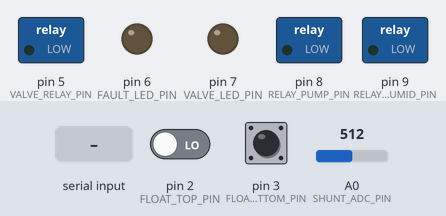
This sketch was run on a simulated Arduino Uno, built with avr-gcc and run on an emulated ATmega328P. Shown: switched loads named in the sketch (green lamp = pin HIGH), output pins drawn as LEDs (lit = HIGH). The test bench sets the inputs (shaded band); at power-on: pin 3 (FLOAT_BOTTOM_PIN) LOW, A0 (SHUNT_ADC_PIN) = 512, pin 2 (FLOAT_TOP_PIN) LOW. EEPROM starts erased; what the sketch prints to the serial monitor is not drawn.

Above: at 0.1 s.
At 1.4 s:
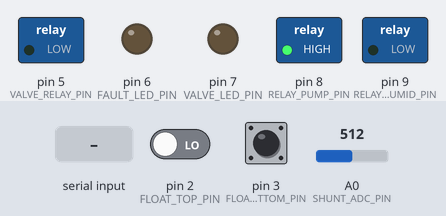
1.5 s: pin 3 (FLOAT_BOTTOM_PIN) pulled HIGH for 3.2 s
At 3.7 s:
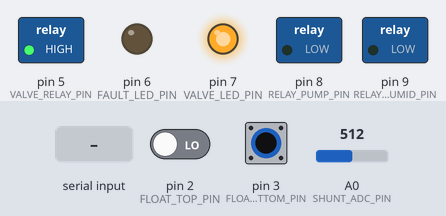
7.7 s: A0 (SHUNT_ADC_PIN) set to 306
10.7 s: A0 (SHUNT_ADC_PIN) set to 796
13.4 s: A0 (SHUNT_ADC_PIN) set to 826
16.4 s: "C" received over Serial
17.9 s: "R" received over Serial
Timing chart, 0 to 20.4 s (numbered marks = the images above; inputs shaded):
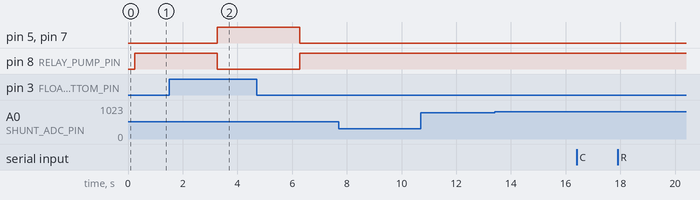

The sketch:

for_how_long_the_motor_runs.ino
```cpp
#include <Arduino.h>
#include <EEPROM.h>

/* ======= PINS (Nano/UNO) ======= */
const int FLOAT_TOP_PIN    = 2;   // external pull-up to +5V; switch to GND
const int FLOAT_BOTTOM_PIN = 3;   // external pull-up to +5V; switch to GND
const int RELAY_PUMP_PIN   = 8;   // pump relay IN/driver
const int RELAY_HUMID_PIN  = 9;   // humidifier relay IN/driver

// >>> Relay polarity
const bool RELAY_PUMP_ACTIVE_LOW  = false;  // false=active-HIGH, true=active-LOW
const bool RELAY_HUMID_ACTIVE_LOW = true;   // active-LOW module

/* ======= FAULT LED ======= */
const int  FAULT_LED_PIN          = 6;
const bool FAULT_LED_ACTIVE_HIGH  = true;
inline void setFaultLED(bool on) {
  digitalWrite(FAULT_LED_PIN, FAULT_LED_ACTIVE_HIGH ? (on ? HIGH : LOW) : (on ? LOW : HIGH));
}

/* ======= VALVE CONTROL (12V NC valve via relay; LED mirror) ======= */
// NC valve: de-energized = CLOSED (default); energized = OPEN
const int  VALVE_RELAY_PIN        = 5;       // <--- set to your free pin that drives valve relay IN
const bool VALVE_ACTIVE_LOW       = false;   // true if your relay board is low-trigger (LOW=ON)
const int  VALVE_LED_PIN          = 7;       // LED mirror on breadboard; set -1 to disable
const bool VALVE_LED_ACTIVE_HIGH  = true;    // false if LED ON when pin LOW
const uint32_t VALVE_OPEN_PULSE_MS = 60000UL; // 60 s valve open after pump stops (set 0 to disable)
bool     valveIsOpen       = false;          // true when coil energized (valve OPEN)
uint32_t valveOpenUntilMs  = 0;

inline void setValveCoil(bool energize) {
  digitalWrite(VALVE_RELAY_PIN,
               VALVE_ACTIVE_LOW ? (energize ? LOW : HIGH)
                                : (energize ? HIGH : LOW));
  if (VALVE_LED_PIN >= 0) {
    digitalWrite(VALVE_LED_PIN,
                 VALVE_LED_ACTIVE_HIGH ? (energize ? HIGH : LOW)
                                       : (energize ? LOW  : HIGH));
  }
}
inline void valveOpen()  { setValveCoil(true);  valveIsOpen = true; }
inline void valveClose() { setValveCoil(false); valveIsOpen = false; }

/* ======= ADC (shunt on Node X) ======= */
const int  SHUNT_ADC_PIN    = A0;           // Node X (pump side of 1Ω)
const bool USE_INTERNAL_ADC_REF = true;     // use internal ref for small voltages

/* ======= NOISE / TIMING GUARDS ======= */
const uint16_t FLOAT_FILTER_MS   = 150;     // must be stable this long
const uint32_t MIN_DWELL_MS      = 3000;    // min ON/OFF runtime (anti-chatter)
const uint32_t FAULT_BLANK_MS    = 700;     // ignore inrush for sensing

/* ======= FLOW VERIFY (AVERAGE over 5 s) ======= */
/* After inrush, sample for 5 s. If average >= 500 mV (0.50 V) => no-flow/blocked => EMERGENCY STOP */
const uint16_t FLOW_BAD_mV    = 500;        // threshold for no-flow (avg >= 0.50 V)
const uint32_t FLOW_VERIFY_MS = 5000;       // averaging window
const uint8_t  ADC_SAMPLES    = 12;         // per-read averaging

/* ======= EEPROM ADDRS ======= */
const int EE_ADDR_FAULT      = 0;            // 1 byte
const uint8_t EE_FAULT_CLEAR = 0x00;
const uint8_t EE_FAULT_SET   = 0xF1;
const int EE_ADDR_TOTAL_SEC  = 1;            // 4 bytes at 1..4 (lifetime ON seconds)
const int EE_ADDR_BOOT_COUNT = 10;           // 4 bytes at 10..13 (power-up counter)

/* ======= SESSION LOG (per power cycle) ======= */
/*
  EEPROM layout from EE_ADDR_SESSION_BASE:
  header: magic(uint32), head(uint8), count(uint8), rsv(uint16) = 8 bytes
  entry : bootNo(uint32), runSec(uint32), starts(uint16)       = 10 bytes
*/
const int EE_ADDR_SESSION_BASE = 200;
const uint32_t SESSION_MAGIC   = 0xC0FFEE51;
const uint8_t  MAX_SESSIONS    = 30;

struct SessionHeader {
  uint32_t magic;
  uint8_t  head;
  uint8_t  count;
  uint16_t rsv;
};
struct SessionEntry {
  uint32_t bootNo;   // which boot this session corresponds to
  uint32_t runSec;   // total ON seconds in this power cycle
  uint16_t starts;   // times pump turned ON in this power cycle
};

/* Global session state stored in EEPROM */
SessionHeader sessHdr;
uint8_t sessIndexCurrent = 0xFF; // where current session lives

/* Wrap helpers in a class to avoid Arduino auto-prototypes */
struct SessionStore {
  static int entryAddr(uint8_t idx) {
    return EE_ADDR_SESSION_BASE + sizeof(SessionHeader) + idx * sizeof(SessionEntry);
  }
  static void readHeader() {
    EEPROM.get(EE_ADDR_SESSION_BASE, sessHdr);
    if (sessHdr.magic != SESSION_MAGIC || sessHdr.head >= MAX_SESSIONS || sessHdr.count > MAX_SESSIONS) {
      sessHdr.magic = SESSION_MAGIC; sessHdr.head = 0; sessHdr.count = 0; sessHdr.rsv = 0;
      EEPROM.put(EE_ADDR_SESSION_BASE, sessHdr);
    }
  }
  static void writeHeader() { EEPROM.put(EE_ADDR_SESSION_BASE, sessHdr); }
  static void writeAt(uint8_t idx, const SessionEntry &e) { EEPROM.put(entryAddr(idx), e); }
  static void readAt(uint8_t idx, SessionEntry &e) { EEPROM.get(entryAddr(idx), e); }
  static int findByBoot(uint32_t bootNo) {
    if (sessHdr.count == 0) return -1;
    uint8_t first = (sessHdr.head + MAX_SESSIONS - sessHdr.count) % MAX_SESSIONS;
    for (uint8_t i=0;i<sessHdr.count;i++){
      uint8_t idx = (first + i) % MAX_SESSIONS;
      SessionEntry e; readAt(idx, e);
      if (e.bootNo == bootNo) return idx;
    }
    return -1;
  }
  static uint8_t startNew(uint32_t bootNo) {
    SessionEntry e{bootNo, 0, 0};
    uint8_t idx = sessHdr.head;
    writeAt(idx, e);
    if (sessHdr.count < MAX_SESSIONS) sessHdr.count++;
    sessHdr.head = (sessHdr.head + 1) % MAX_SESSIONS;
    writeHeader();
    return idx;
  }
  static void addStarts(uint16_t delta=1) {
    if (sessIndexCurrent == 0xFF) return;
    SessionEntry e; readAt(sessIndexCurrent, e);
    e.starts += delta;
    writeAt(sessIndexCurrent, e);
  }
  static void addRunSec(uint32_t addSec) {
    if (sessIndexCurrent == 0xFF) return;
    SessionEntry e; readAt(sessIndexCurrent, e);
    e.runSec += addSec;
    writeAt(sessIndexCurrent, e);
  }
};

/* ======= OPTIONAL MANUAL CLEAR BUTTON ======= */
const bool ENABLE_CLEAR_BTN = false;
const int  CLEAR_BTN_PIN    = 4;            // ext pull-up to +5V; button to GND

/* ======= STATE ======= */
bool pumpRunning  = false;
bool faultLatched = false;
uint32_t lastSwitchMs = 0;
uint32_t pumpOnAtMs   = 0;

/* ======= RUNTIME METRICS ======= */
uint32_t lastRunMs   = 0;               // duration of most recent ON cycle (ms)
uint32_t totalRunSec = 0;               // lifetime accumulated ON-time (sec)
inline void saveTotalRunToEEPROM() {
  static uint32_t lastSaved = 0xFFFFFFFF;
  if (totalRunSec != lastSaved) { EEPROM.put(EE_ADDR_TOTAL_SEC, totalRunSec); lastSaved = totalRunSec; }
}

/* ======= POWER CYCLE COUNTER ======= */
uint32_t bootCount = 0;
inline void loadBootCount()  { EEPROM.get(EE_ADDR_BOOT_COUNT, bootCount); }
inline void saveBootCount()  { EEPROM.put(EE_ADDR_BOOT_COUNT, bootCount); }

/* ======= RUN HISTORY (ring buffer for current boot only) ======= */
struct RunLog { uint32_t start_ms, dur_ms; char reason; };
const uint8_t MAX_RUN_LOGS = 40;
RunLog logs[MAX_RUN_LOGS];
uint16_t logsCount = 0, logsHead = 0;
uint32_t totalOns = 0, totalOffs = 0;
char pendingStopReason = 'U';

/* ======= FLOW VERIFY STATE (average mode) ======= */
bool     flowCheckActive    = false;
uint32_t flowWindowStartMs  = 0;      // = pumpOnAtMs + FAULT_BLANK_MS
uint32_t flowSum_mV         = 0;
uint16_t flowSamples        = 0;
uint16_t flowMin_mV         = 65535;  // kept for info/debug

/* ======= HH:MM:SS printer ======= */
void printHMS(uint32_t secs) {
  uint32_t h = secs / 3600UL;
  uint32_t m = (secs / 60UL) % 60UL;
  uint32_t s = secs % 60UL;
  Serial.print(h); Serial.print(':');
  if (m<10) Serial.print('0'); Serial.print(m); Serial.print(':');
  if (s<10) Serial.print('0'); Serial.print(s);
}

/* ======= HELPERS ======= */
inline void setRelayLevel(int pin, bool on, bool activeLow) {
  digitalWrite(pin, (activeLow ? (on ? LOW : HIGH) : (on ? HIGH : LOW)));
}
inline void relayPumpOn()        { setRelayLevel(RELAY_PUMP_PIN,  true,  RELAY_PUMP_ACTIVE_LOW); }
inline void relayPumpOff()       { setRelayLevel(RELAY_PUMP_PIN,  false, RELAY_PUMP_ACTIVE_LOW); }
inline void setHumid(bool on)    { setRelayLevel(RELAY_HUMID_PIN, on,    RELAY_HUMID_ACTIVE_LOW); }

struct Debounce {
  int pin, stable, candidate; uint32_t tChange;
  void begin(int p){ pin=p; pinMode(pin, INPUT); stable=candidate=digitalRead(pin); tChange=millis(); }
  int read(uint16_t hold_ms){
    int raw=digitalRead(pin);
    if (raw!=candidate){ candidate=raw; tChange=millis(); }
    if ((millis()-tChange)>=hold_ms && stable!=candidate) stable=candidate;
    return stable;
  }
};
Debounce topF, botF;

uint32_t readShunt_mV() {
  static bool refInit=false;
  if (!refInit) { analogReference(USE_INTERNAL_ADC_REF ? INTERNAL : DEFAULT); delay(5); (void)analogRead(SHUNT_ADC_PIN); refInit=true; }
  uint32_t acc=0; for (uint8_t i=0;i<ADC_SAMPLES;i++){ acc += analogRead(SHUNT_ADC_PIN); delayMicroseconds(200); }
  const float Vref_mV = USE_INTERNAL_ADC_REF ? 1100.0f : 5000.0f;
  return (uint32_t)((acc/(float)ADC_SAMPLES) * Vref_mV / 1023.0f + 0.5f);
}

void saveFaultToEEPROM(bool set){
  uint8_t want = set ? EE_FAULT_SET : EE_FAULT_CLEAR;
  if (EEPROM.read(EE_ADDR_FAULT) != want) EEPROM.update(EE_ADDR_FAULT, want);
}
bool faultStoredInEEPROM(){ return EEPROM.read(EE_ADDR_FAULT) == EE_FAULT_SET; }

/* ======= LOGGING ======= */
void logRun(uint32_t start_ms, uint32_t dur_ms, char reason) {
  logs[logsHead] = RunLog{start_ms, dur_ms, reason};
  logsHead = (logsHead + 1) % MAX_RUN_LOGS;
  if (logsCount < MAX_RUN_LOGS) logsCount++;
  totalOffs++;
}

/* ======= PUMP STATE APPLY (with valve control) ======= */
void applyPumpState(bool on) {
  if (on == pumpRunning) return;
  if (millis() - lastSwitchMs < MIN_DWELL_MS) return; // dwell guard

  if (on) {
    // ----- PUMP TURNING ON -----
    relayPumpOn();
    pumpOnAtMs = millis();
    totalOns++;
    SessionStore::addStarts(1);

    // Close valve while pump runs (NC valve de-energized = CLOSED)
    valveClose();
    valveOpenUntilMs = 0; // cancel any pending pulse

    // Start average-based 5s flow verify (after inrush)
    flowCheckActive   = true;
    flowWindowStartMs = pumpOnAtMs + FAULT_BLANK_MS;
    flowSum_mV        = 0;
    flowSamples       = 0;
    flowMin_mV        = 65535;

    Serial.println(F("PUMP -> ON (latched) | Valve CLOSED | Starting 5 s flow verification after inrush."));
  } else {
    // ----- PUMP TURNING OFF -----
    if (pumpRunning) {
      uint32_t now = millis();
      lastRunMs = (now >= pumpOnAtMs) ? (now - pumpOnAtMs) : 0;
      uint32_t addSec = (lastRunMs + 999) / 1000; // ceil seconds
      totalRunSec += addSec; saveTotalRunToEEPROM();
      SessionStore::addRunSec(addSec);

      logRun(pumpOnAtMs, lastRunMs, pendingStopReason); pendingStopReason='U';

      Serial.print(F("PUMP -> OFF (latched). This run: "));
      Serial.print(lastRunMs / 1000.0, 3);
      Serial.print(F(" s  |  Lifetime: "));
      Serial.print(totalRunSec);
      Serial.println(F(" s"));
    }
    relayPumpOff();

    // Open valve briefly after stopping, then auto-close
    if (VALVE_OPEN_PULSE_MS > 0) {
      valveOpen();
      valveOpenUntilMs = millis() + VALVE_OPEN_PULSE_MS;
      Serial.println(F("Valve OPEN (post-stop pulse)."));
    } else {
      valveClose();
      valveOpenUntilMs = 0;
      Serial.println(F("Valve CLOSED (no post-stop pulse configured)."));
    }

    // cancel flow verify
    flowCheckActive = false;
  }
  pumpRunning = on;
  lastSwitchMs = millis();
}

bool checkClearButtonOnce(){
  if (!ENABLE_CLEAR_BTN) return false;
  static int last=HIGH; static uint32_t t=0;
  int v = digitalRead(CLEAR_BTN_PIN);
  if (v != last){ last=v; t=millis(); }
  if (last==LOW && millis()-t>20){ while(digitalRead(CLEAR_BTN_PIN)==LOW) delay(5); return true; }
  return false;
}

/* ======= SETUP ======= */
void setup() {
  Serial.begin(115200);

  // Load counters
  EEPROM.get(EE_ADDR_TOTAL_SEC, totalRunSec);
  loadBootCount();

  // Init/read session header BEFORE incrementing bootCount
  SessionStore::readHeader();

  // Increment boot count for THIS power-up and save
  bootCount++;
  saveBootCount();

  // Start a new session entry for this boot
  int exist = SessionStore::findByBoot(bootCount);
  if (exist >= 0) sessIndexCurrent = (uint8_t)exist;
  else            sessIndexCurrent = SessionStore::startNew(bootCount);

  Serial.print(F("Boot count: ")); Serial.println(bootCount);
  Serial.print(F("Lifetime pump ON time (EEPROM): "));
  Serial.print(totalRunSec); Serial.println(F(" s"));

  topF.begin(FLOAT_TOP_PIN);
  botF.begin(FLOAT_BOTTOM_PIN);

  pinMode(RELAY_PUMP_PIN,  OUTPUT);
  pinMode(RELAY_HUMID_PIN, OUTPUT);
  pinMode(FAULT_LED_PIN, OUTPUT);
  if (ENABLE_CLEAR_BTN) pinMode(CLEAR_BTN_PIN, INPUT);

  // Valve pins
  pinMode(VALVE_RELAY_PIN, OUTPUT);
  if (VALVE_LED_PIN >= 0) pinMode(VALVE_LED_PIN, OUTPUT);
  valveClose();  // default: keep water out

  relayPumpOff();
  setHumid(true);
  setFaultLED(false);

  // Clear any stored fault at boot
  saveFaultToEEPROM(false);
  faultLatched = false;

  Serial.println(F("\nPower-up: fault cleared."));
  Serial.println(F("Serial cmds: 'C' clear fault, 'R' report, 'H' run history (this boot), 'X' clear run history, 'B' boot info, 'Z' reset boot count, 'S' session history"));

  // Startup drain ONLY if water present (bottom float LOW)
  delay(FLOAT_FILTER_MS);
  int bottomNow = botF.read(FLOAT_FILTER_MS);
  if (!faultLatched && bottomNow == LOW) {
    Serial.println(F("Startup drain: water detected. Pump ON until bottom float goes HIGH."));
    lastSwitchMs = millis() - MIN_DWELL_MS; // bypass dwell
    applyPumpState(true);
  } else {
    Serial.println(F("Startup drain skipped: no water or fault latched."));
  }
}

/* ======= LOOP ======= */
void loop() {
  // Manual clear button
  if (ENABLE_CLEAR_BTN && checkClearButtonOnce()){
    faultLatched = false; saveFaultToEEPROM(false);
    setFaultLED(false);
    Serial.println(F("Fault CLEARED via button."));
  }

  // Serial commands
  if (Serial.available()){
    char c = Serial.read();
    switch (c) {
      case 'C': // clear fault
        faultLatched=false; saveFaultToEEPROM(false); setFaultLED(false);
        Serial.println(F("Fault CLEARED via Serial."));
        break;

      case 'R': { // runtime report (includes current session snapshot only)
        Serial.print(F("Pump running: ")); Serial.println(pumpRunning ? F("YES") : F("NO"));
        if (pumpRunning) {
          uint32_t curMs = millis() - pumpOnAtMs;
          Serial.print(F("Current run so far: ")); Serial.print(curMs / 1000.0, 3); Serial.println(F(" s"));
        }
        Serial.print(F("Last completed run: ")); Serial.print(lastRunMs / 1000.0, 3); Serial.println(F(" s"));
        Serial.print(F("Lifetime ON time: ")); Serial.print(totalRunSec); Serial.println(F(" s"));

        // Current session snapshot
        if (sessIndexCurrent != 0xFF) {
          SessionEntry e; SessionStore::readAt(sessIndexCurrent, e);
          Serial.print(F("This power cycle (boot #")); Serial.print(e.bootNo); Serial.print(F("): starts="));
          Serial.print(e.starts); Serial.print(F(", runSec=")); Serial.print(e.runSec); Serial.println(F(" s"));
        }
      } break;

      case 'H': { // individual run history dump (RAM for current boot)
        Serial.print(F("\n=== RUN HISTORY (latest ")); Serial.print(logsCount); Serial.println(F(") ==="));
        Serial.println(F("#\tStart[s]\tDur[s]\tReason"));
        uint16_t first = (logsHead + MAX_RUN_LOGS - logsCount) % MAX_RUN_LOGS;
        for (uint16_t i=0; i<logsCount; i++){
          uint16_t idx = (first + i) % MAX_RUN_LOGS;
          Serial.print(i+1); Serial.print('\t');
          Serial.print(logs[idx].start_ms / 1000.0, 3); Serial.print('\t');
          Serial.print(logs[idx].dur_ms   / 1000.0, 3); Serial.print('\t');
          Serial.println(logs[idx].reason);
          delay(2);
        }
        Serial.println(F("=== END RUN HISTORY ===\n"));
      } break;

      case 'X': // clear run history (RAM counters reset)
        logsCount=0; logsHead=0; totalOns=0; totalOffs=0;
        Serial.println(F("Run history cleared (RAM counters reset)."));
        break;

      case 'B': { // boot info (with HH:MM:SS uptime)
        Serial.print(F("Boot count: ")); Serial.println(bootCount);
        Serial.print(F("Uptime: ")); printHMS(millis() / 1000UL); Serial.println();
      } break;

      case 'Z': // reset boot counter
        bootCount = 0; saveBootCount();
        Serial.println(F("Boot counter reset to 0."));
        break;

      case 'S': { // SESSION HISTORY: grouped per power cycle ONLY on request
        SessionStore::readHeader();
        Serial.print(F("\n=== SESSION HISTORY (last "));
        Serial.print(sessHdr.count);
        Serial.println(F(" power cycles) ==="));

        uint8_t first = (sessHdr.head + MAX_SESSIONS - sessHdr.count) % MAX_SESSIONS;
        for (uint8_t i=0; i<sessHdr.count; i++){
          uint8_t idx = (first + i) % MAX_SESSIONS;
          SessionEntry e; SessionStore::readAt(idx, e);

          Serial.println(F("----------------------------------------"));
          Serial.print(F("Power cycle #")); Serial.println(e.bootNo);
          Serial.print(F("  Starts: ")); Serial.println(e.starts);

          Serial.print(F("  Total run: "));
          printHMS(e.runSec);
          Serial.println();
        }
        Serial.println(F("----------------------------------------"));
        Serial.println(F("=== END SESSION HISTORY ===\n"));
      } break;

      default: break;
    }
  }

  // Debounced floats
  int top    = topF.read(FLOAT_FILTER_MS);
  int bottom = botF.read(FLOAT_FILTER_MS);

  if (faultLatched) {
    if (pumpRunning) { pendingStopReason='F'; applyPumpState(false); }
    setHumid(false);
    setFaultLED(true);
    // On fault, keep valve CLOSED and cancel any pending open pulse
    valveClose();
    valveOpenUntilMs = 0;
  } else {
    // Normal control
    if (!pumpRunning) {
      if (top == LOW) { // TOP UP -> start pump
        applyPumpState(true);
        Serial.println(F("Reason: TOP UP -> start pump"));
      }
    } else {
      if (bottom == HIGH) { // BOTTOM DOWN -> stop
        pendingStopReason = 'B';
        applyPumpState(false);
        Serial.println(F("Reason: BOTTOM DOWN -> stop pump"));
      }
    }

    // ======= FLOW VERIFICATION WINDOW (AVERAGE) =======
    if (pumpRunning && flowCheckActive) {
      uint32_t now = millis();

      // begin sampling only after inrush blanking
      if (now >= flowWindowStartMs) {
        uint32_t mv = readShunt_mV();
        flowSum_mV   += mv;
        flowSamples  += 1;
        if (mv < flowMin_mV) flowMin_mV = mv;

        // When full window elapsed, evaluate average
        if (now - flowWindowStartMs >= FLOW_VERIFY_MS) {
          float avg_mV = (flowSamples == 0) ? 0.0f : (float)flowSum_mV / (float)flowSamples;
          Serial.print(F("Flow avg over 5 s: "));
          Serial.print(avg_mV, 1);
          Serial.print(F(" mV (min=")); Serial.print(flowMin_mV); Serial.println(F(" mV)"));

          if (avg_mV >= FLOW_BAD_mV) {
            // Average indicates no-flow / blocked
            pendingStopReason = 'F';
            applyPumpState(false);
            faultLatched = true;              // latch
            saveFaultToEEPROM(true);
            setFaultLED(true);
            valveClose();                     // keep water out
            valveOpenUntilMs = 0;
            Serial.println(F("EMERGENCY: No-flow average >= 500 mV. Fault LATCHED and STORED. Pump inhibited until manual CLEAR."));
          } else {
            Serial.println(F("Flow OK: average below 500 mV."));
          }

          // End the check either way
          flowCheckActive = false;
        }
      }
    }

    setHumid(!faultLatched);
    setFaultLED(faultLatched);
  }

  // Auto-close valve after the post-stop open pulse
  if (valveIsOpen && valveOpenUntilMs != 0 && millis() >= valveOpenUntilMs) {
    valveClose();
    valveOpenUntilMs = 0;
    Serial.println(F("Valve auto-closed after pulse window."));
  }

  // Debug print (every 5 s; NO session snapshot here)
  const uint32_t DEBUG_PERIOD_MS = 5000; // print every 5 s
  static uint32_t lastDbg=0;
  if (millis() - lastDbg >= DEBUG_PERIOD_MS) {
    lastDbg = millis();
    Serial.print(F("Pump="));  Serial.print(pumpRunning?F("ON"):F("OFF"));
    Serial.print(F("  FaultLatched=")); Serial.print(faultLatched?F("YES"):F("NO"));
    uint32_t mv = readShunt_mV();
    Serial.print(F("  Vshunt=")); Serial.print(mv); Serial.print(F(" mV"));
    Serial.print(F("  Uptime=")); printHMS(millis()/1000UL);
    Serial.print(F("  Boot#=")); Serial.print(bootCount);
    Serial.print(F("  Valve=")); Serial.print(valveIsOpen ? F("OPEN") : F("CLOSED"));
    if (valveIsOpen && valveOpenUntilMs) {
      long rem = (long)(valveOpenUntilMs - millis());
      if (rem < 0) rem = 0;
      Serial.print(F(" (auto-close in ")); Serial.print(rem/1000); Serial.print(F(" s)"));
    }
    if (pumpRunning && flowCheckActive) {
      Serial.print(F("  [FlowCheck samples=")); Serial.print(flowSamples);
      Serial.print(F(" min=")); Serial.print(flowMin_mV); Serial.print(F(" mV]"));
    }
    if (pumpRunning) {
      uint32_t curMs = millis() - pumpOnAtMs;
      Serial.print(F("  RunSoFar=")); Serial.print(curMs / 1000.0, 3); Serial.print(F(" s"));
    }
    Serial.println();
  }

  delay(5);
}
```

Measured:
- after the input at 1.5 s, pin 5 (VALVE_RELAY_PIN), pin 7 (VALVE_LED_PIN): LOW → HIGH after 1.8 s, → LOW 3.0 s later; pin 6 (FAULT_LED_PIN), pin 9 (RELAY_HUMID_PIN): stays LOW (without the input it goes to HIGH after 4.5 s); pin 8 (RELAY_PUMP_PIN): HIGH → LOW after 1.8 s instead of 4.5 s
- after the input at 7.7 s, every drawn part: stays the same
- after the input at 10.7 s, every drawn part: stays the same
- after the input at 13.4 s, every drawn part: stays the same
- after the input at 16.4 s, every drawn part: stays the same
- after the input at 17.9 s, every drawn part: stays the same
